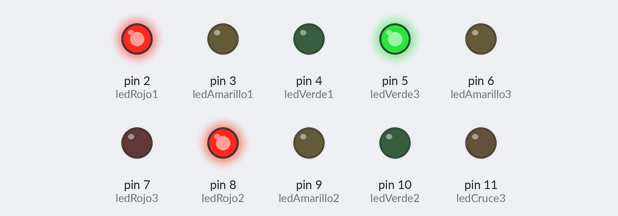
This sketch was run on a simulated Arduino Uno, built with avr-gcc and run on an emulated ATmega328P. Parts: output pins drawn as LEDs (lit = HIGH).

Above: at 1.0 s.
At 3.0 s:
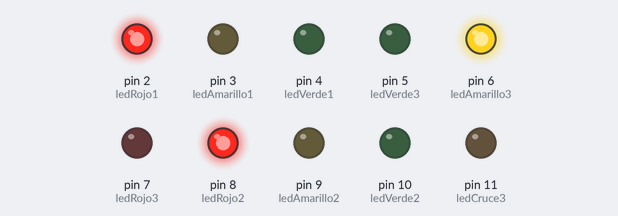
At 5.0 s:
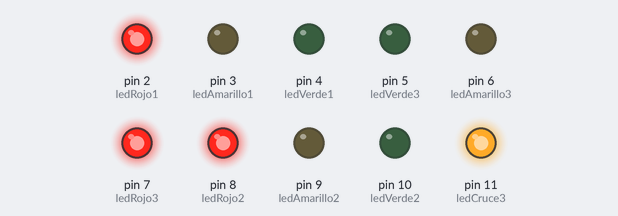
At 7.0 s:
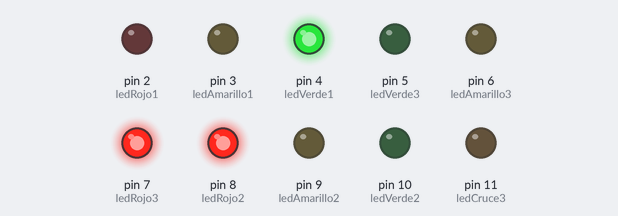
At 9.0 s:
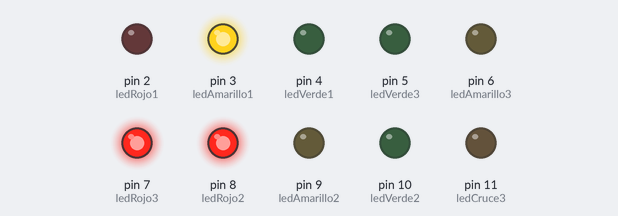
At 14.0 s:
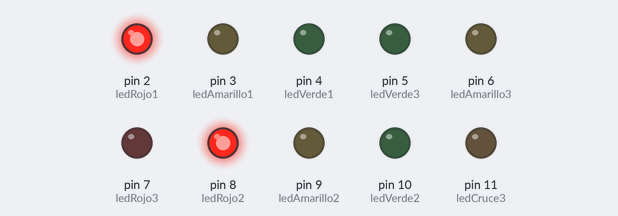
Timing chart, 0 to 17.3 s (numbered marks = the images above):
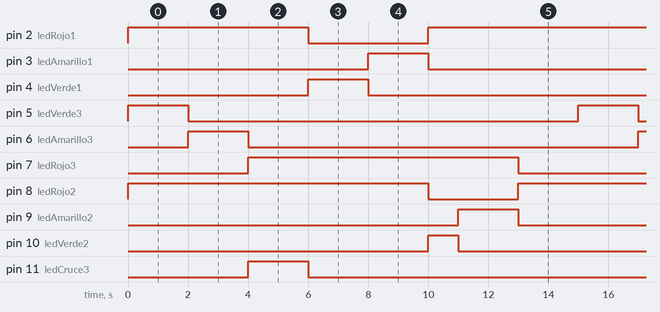

Measured:
- by itself, pin 2 (ledRojo1): repeats every 15.0 s: LOW 4.0 s, HIGH 11.0 s
- by itself, pin 7 (ledRojo3): alternates HIGH for 9.0 s and LOW for 6.0 s
- by itself, pin 8 (ledRojo2): goes HIGH 10.0 s, LOW 3.0 s, HIGH 12.0 s, LOW 3.0 s, then HIGH
- by itself, pin 10 (ledVerde2): alternates HIGH for 1.0 s and LOW for 14.0 s
- by itself, pin 3 (ledAmarillo1), pin 4 (ledVerde1), pin 5 (ledVerde3), pin 6 (ledAmarillo3), pin 9 (ledAmarillo2), pin 11 (ledCruce3): alternates HIGH for 2.0 s and LOW for 13.0 s

The sketch:

TrafficLightSimVer1.ino
```cpp
int ledRojo1 = 2;
int ledAmarillo1 = 3;
int ledVerde1 = 4;

int ledVerde3 = 5;
int ledAmarillo3 = 6;
int ledRojo3 = 7;
int ledCruce3 = 11;

int ledRojo2 = 8;
int ledAmarillo2 = 9;
int ledVerde2 = 10;


void setup() {

pinMode(ledRojo1,OUTPUT);
pinMode(ledAmarillo1,OUTPUT);
pinMode(ledVerde1,OUTPUT);

pinMode(ledRojo2,OUTPUT);
pinMode(ledAmarillo2,OUTPUT);
pinMode(ledVerde2,OUTPUT);

pinMode(ledVerde3,OUTPUT);
pinMode(ledAmarillo3,OUTPUT);
pinMode(ledRojo3,OUTPUT);
pinMode(ledCruce3,OUTPUT);

}

void loop() {

/*  */


digitalWrite(ledVerde3,HIGH);
digitalWrite(ledRojo1,HIGH);
digitalWrite(ledRojo2,HIGH);
delay(2000);

digitalWrite(ledVerde3,LOW);
digitalWrite(ledAmarillo3,HIGH);
delay(2000);

digitalWrite(ledAmarillo3,LOW);
digitalWrite(ledRojo3,HIGH);
digitalWrite(ledCruce3,HIGH);

delay(2000);

digitalWrite(ledCruce3,LOW);
digitalWrite(ledRojo1,LOW);
digitalWrite(ledVerde1,HIGH);
delay(2000);

digitalWrite(ledVerde1,LOW);
digitalWrite(ledAmarillo1,HIGH);
delay(2000);

digitalWrite(ledAmarillo1,LOW);
digitalWrite(ledRojo1,HIGH);
digitalWrite(ledRojo2,LOW);
digitalWrite(ledVerde2,HIGH);
delay(1000);

digitalWrite(ledVerde2,LOW);
digitalWrite(ledAmarillo2,HIGH);
delay(2000);

digitalWrite(ledAmarillo2,LOW);
digitalWrite(ledRojo2,HIGH);
digitalWrite(ledRojo3,LOW);
delay(2000);
}
```
